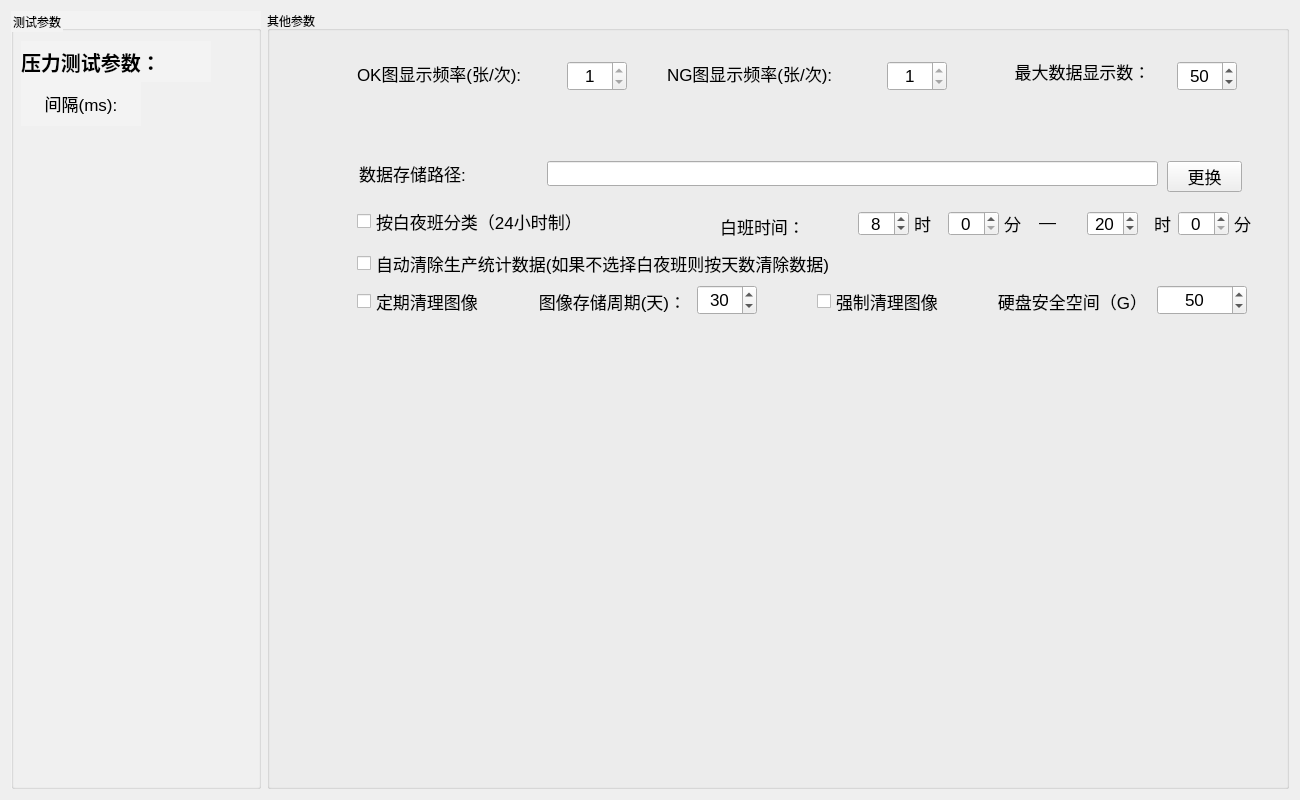
<?xml version="1.0" encoding="UTF-8"?>
<ui version="4.0">
 <class>MainParametricWindow</class>
 <widget class="QWidget" name="MainParametricWindow">
  <property name="geometry">
   <rect>
    <x>0</x>
    <y>0</y>
    <width>1300</width>
    <height>800</height>
   </rect>
  </property>
  <property name="windowTitle">
   <string>MainParametricWindow</string>
  </property>
  <layout class="QGridLayout" name="gridLayout">
   <item row="0" column="0">
    <widget class="QGroupBox" name="groupBox">
     <property name="minimumSize">
      <size>
       <width>250</width>
       <height>0</height>
      </size>
     </property>
     <property name="maximumSize">
      <size>
       <width>250</width>
       <height>16777215</height>
      </size>
     </property>
     <property name="styleSheet">
      <string notr="true">background-color: rgb(243, 243, 243);</string>
     </property>
     <property name="title">
      <string>测试参数</string>
     </property>
     <widget class="QLabel" name="label_3">
      <property name="geometry">
       <rect>
        <x>10</x>
        <y>30</y>
        <width>190</width>
        <height>41</height>
       </rect>
      </property>
      <property name="font">
       <font>
        <family>Arial</family>
        <pointsize>15</pointsize>
        <weight>75</weight>
        <bold>true</bold>
       </font>
      </property>
      <property name="text">
       <string>压力测试参数：</string>
      </property>
     </widget>
     <widget class="QLabel" name="label">
      <property name="geometry">
       <rect>
        <x>10</x>
        <y>70</y>
        <width>120</width>
        <height>45</height>
       </rect>
      </property>
      <property name="minimumSize">
       <size>
        <width>120</width>
        <height>45</height>
       </size>
      </property>
      <property name="maximumSize">
       <size>
        <width>120</width>
        <height>45</height>
       </size>
      </property>
      <property name="font">
       <font>
        <pointsize>13</pointsize>
       </font>
      </property>
      <property name="text">
       <string>间隔(ms):</string>
      </property>
      <property name="alignment">
       <set>Qt::AlignCenter</set>
      </property>
     </widget>
    </widget>
   </item>
   <item row="0" column="1">
    <widget class="QGroupBox" name="groupBox_alo">
     <property name="title">
      <string>其他参数</string>
     </property>
     <widget class="QLabel" name="label_2">
      <property name="geometry">
       <rect>
        <x>90</x>
        <y>50</y>
        <width>191</width>
        <height>25</height>
       </rect>
      </property>
      <property name="font">
       <font>
        <pointsize>13</pointsize>
       </font>
      </property>
      <property name="text">
       <string>OK图显示频率(张/次):</string>
      </property>
      <property name="alignment">
       <set>Qt::AlignLeading|Qt::AlignLeft|Qt::AlignVCenter</set>
      </property>
     </widget>
     <widget class="QLabel" name="label_4">
      <property name="geometry">
       <rect>
        <x>400</x>
        <y>50</y>
        <width>201</width>
        <height>25</height>
       </rect>
      </property>
      <property name="font">
       <font>
        <pointsize>13</pointsize>
       </font>
      </property>
      <property name="text">
       <string>NG图显示频率(张/次):</string>
      </property>
      <property name="alignment">
       <set>Qt::AlignLeading|Qt::AlignLeft|Qt::AlignVCenter</set>
      </property>
     </widget>
     <widget class="QLabel" name="label_5">
      <property name="geometry">
       <rect>
        <x>50</x>
        <y>150</y>
        <width>191</width>
        <height>25</height>
       </rect>
      </property>
      <property name="font">
       <font>
        <pointsize>13</pointsize>
       </font>
      </property>
      <property name="text">
       <string>数据存储路径:</string>
      </property>
      <property name="alignment">
       <set>Qt::AlignCenter</set>
      </property>
     </widget>
     <widget class="QLineEdit" name="workdata_savepath">
      <property name="geometry">
       <rect>
        <x>280</x>
        <y>150</y>
        <width>611</width>
        <height>25</height>
       </rect>
      </property>
      <property name="font">
       <font>
        <pointsize>13</pointsize>
       </font>
      </property>
      <property name="readOnly">
       <bool>true</bool>
      </property>
     </widget>
     <widget class="QPushButton" name="workdata_savapath_change">
      <property name="geometry">
       <rect>
        <x>900</x>
        <y>150</y>
        <width>75</width>
        <height>31</height>
       </rect>
      </property>
      <property name="font">
       <font>
        <pointsize>13</pointsize>
       </font>
      </property>
      <property name="text">
       <string>更换</string>
      </property>
     </widget>
     <widget class="QCheckBox" name="isdaynight">
      <property name="geometry">
       <rect>
        <x>90</x>
        <y>200</y>
        <width>251</width>
        <height>21</height>
       </rect>
      </property>
      <property name="font">
       <font>
        <pointsize>13</pointsize>
       </font>
      </property>
      <property name="text">
       <string>按白夜班分类（24小时制）</string>
      </property>
     </widget>
     <widget class="QLabel" name="label_6">
      <property name="geometry">
       <rect>
        <x>410</x>
        <y>200</y>
        <width>171</width>
        <height>31</height>
       </rect>
      </property>
      <property name="font">
       <font>
        <pointsize>13</pointsize>
       </font>
      </property>
      <property name="text">
       <string>白班时间：</string>
      </property>
      <property name="alignment">
       <set>Qt::AlignCenter</set>
      </property>
     </widget>
     <widget class="QLabel" name="label_7">
      <property name="geometry">
       <rect>
        <x>750</x>
        <y>190</y>
        <width>61</width>
        <height>41</height>
       </rect>
      </property>
      <property name="font">
       <font>
        <pointsize>13</pointsize>
       </font>
      </property>
      <property name="text">
       <string>—</string>
      </property>
      <property name="alignment">
       <set>Qt::AlignCenter</set>
      </property>
     </widget>
     <widget class="QSpinBox" name="day_House">
      <property name="geometry">
       <rect>
        <x>591</x>
        <y>200</y>
        <width>51</width>
        <height>25</height>
       </rect>
      </property>
      <property name="font">
       <font>
        <pointsize>13</pointsize>
       </font>
      </property>
      <property name="layoutDirection">
       <enum>Qt::LeftToRight</enum>
      </property>
      <property name="alignment">
       <set>Qt::AlignCenter</set>
      </property>
      <property name="maximum">
       <number>24</number>
      </property>
      <property name="value">
       <number>8</number>
      </property>
     </widget>
     <widget class="QLabel" name="label_8">
      <property name="geometry">
       <rect>
        <x>640</x>
        <y>200</y>
        <width>31</width>
        <height>25</height>
       </rect>
      </property>
      <property name="font">
       <font>
        <pointsize>13</pointsize>
       </font>
      </property>
      <property name="text">
       <string>时</string>
      </property>
      <property name="alignment">
       <set>Qt::AlignCenter</set>
      </property>
     </widget>
     <widget class="QLabel" name="label_9">
      <property name="geometry">
       <rect>
        <x>730</x>
        <y>200</y>
        <width>31</width>
        <height>25</height>
       </rect>
      </property>
      <property name="font">
       <font>
        <pointsize>13</pointsize>
       </font>
      </property>
      <property name="text">
       <string>分</string>
      </property>
      <property name="alignment">
       <set>Qt::AlignCenter</set>
      </property>
     </widget>
     <widget class="QSpinBox" name="day_min">
      <property name="geometry">
       <rect>
        <x>681</x>
        <y>200</y>
        <width>51</width>
        <height>25</height>
       </rect>
      </property>
      <property name="font">
       <font>
        <pointsize>13</pointsize>
       </font>
      </property>
      <property name="alignment">
       <set>Qt::AlignCenter</set>
      </property>
      <property name="maximum">
       <number>60</number>
      </property>
     </widget>
     <widget class="QLabel" name="label_10">
      <property name="geometry">
       <rect>
        <x>880</x>
        <y>200</y>
        <width>31</width>
        <height>25</height>
       </rect>
      </property>
      <property name="font">
       <font>
        <pointsize>13</pointsize>
       </font>
      </property>
      <property name="text">
       <string>时</string>
      </property>
      <property name="alignment">
       <set>Qt::AlignCenter</set>
      </property>
     </widget>
     <widget class="QSpinBox" name="night_House">
      <property name="geometry">
       <rect>
        <x>820</x>
        <y>200</y>
        <width>51</width>
        <height>25</height>
       </rect>
      </property>
      <property name="font">
       <font>
        <pointsize>13</pointsize>
       </font>
      </property>
      <property name="alignment">
       <set>Qt::AlignCenter</set>
      </property>
      <property name="suffix">
       <string/>
      </property>
      <property name="prefix">
       <string/>
      </property>
      <property name="minimum">
       <number>0</number>
      </property>
      <property name="maximum">
       <number>24</number>
      </property>
      <property name="value">
       <number>20</number>
      </property>
     </widget>
     <widget class="QSpinBox" name="night_min">
      <property name="geometry">
       <rect>
        <x>911</x>
        <y>200</y>
        <width>51</width>
        <height>25</height>
       </rect>
      </property>
      <property name="font">
       <font>
        <pointsize>13</pointsize>
       </font>
      </property>
      <property name="alignment">
       <set>Qt::AlignCenter</set>
      </property>
      <property name="maximum">
       <number>60</number>
      </property>
     </widget>
     <widget class="QLabel" name="label_11">
      <property name="geometry">
       <rect>
        <x>960</x>
        <y>200</y>
        <width>31</width>
        <height>25</height>
       </rect>
      </property>
      <property name="font">
       <font>
        <pointsize>13</pointsize>
       </font>
      </property>
      <property name="text">
       <string>分</string>
      </property>
      <property name="alignment">
       <set>Qt::AlignCenter</set>
      </property>
     </widget>
     <widget class="QCheckBox" name="autoclear_production">
      <property name="geometry">
       <rect>
        <x>90</x>
        <y>240</y>
        <width>921</width>
        <height>25</height>
       </rect>
      </property>
      <property name="font">
       <font>
        <pointsize>13</pointsize>
       </font>
      </property>
      <property name="text">
       <string>自动清除生产统计数据(如果不选择白夜班则按天数清除数据)</string>
      </property>
     </widget>
     <widget class="QSpinBox" name="max_data">
      <property name="geometry">
       <rect>
        <x>910</x>
        <y>50</y>
        <width>60</width>
        <height>30</height>
       </rect>
      </property>
      <property name="font">
       <font>
        <pointsize>13</pointsize>
       </font>
      </property>
      <property name="layoutDirection">
       <enum>Qt::LeftToRight</enum>
      </property>
      <property name="alignment">
       <set>Qt::AlignCenter</set>
      </property>
      <property name="suffix">
       <string/>
      </property>
      <property name="minimum">
       <number>1</number>
      </property>
      <property name="maximum">
       <number>300</number>
      </property>
      <property name="value">
       <number>50</number>
      </property>
     </widget>
     <widget class="QLabel" name="label_12">
      <property name="geometry">
       <rect>
        <x>730</x>
        <y>40</y>
        <width>171</width>
        <height>41</height>
       </rect>
      </property>
      <property name="font">
       <font>
        <pointsize>13</pointsize>
       </font>
      </property>
      <property name="text">
       <string>最大数据显示数：</string>
      </property>
      <property name="alignment">
       <set>Qt::AlignCenter</set>
      </property>
     </widget>
     <widget class="QLabel" name="label_13">
      <property name="geometry">
       <rect>
        <x>260</x>
        <y>270</y>
        <width>171</width>
        <height>41</height>
       </rect>
      </property>
      <property name="font">
       <font>
        <pointsize>13</pointsize>
       </font>
      </property>
      <property name="text">
       <string>图像存储周期(天)：</string>
      </property>
      <property name="alignment">
       <set>Qt::AlignCenter</set>
      </property>
     </widget>
     <widget class="QSpinBox" name="picture_day">
      <property name="geometry">
       <rect>
        <x>430</x>
        <y>274</y>
        <width>60</width>
        <height>30</height>
       </rect>
      </property>
      <property name="font">
       <font>
        <pointsize>13</pointsize>
       </font>
      </property>
      <property name="layoutDirection">
       <enum>Qt::LeftToRight</enum>
      </property>
      <property name="alignment">
       <set>Qt::AlignCenter</set>
      </property>
      <property name="suffix">
       <string/>
      </property>
      <property name="minimum">
       <number>1</number>
      </property>
      <property name="maximum">
       <number>365</number>
      </property>
      <property name="value">
       <number>30</number>
      </property>
     </widget>
     <widget class="QCheckBox" name="isclearpicture">
      <property name="geometry">
       <rect>
        <x>90</x>
        <y>280</y>
        <width>161</width>
        <height>21</height>
       </rect>
      </property>
      <property name="font">
       <font>
        <pointsize>13</pointsize>
       </font>
      </property>
      <property name="text">
       <string>定期清理图像</string>
      </property>
     </widget>
     <widget class="QLabel" name="label_14">
      <property name="geometry">
       <rect>
        <x>720</x>
        <y>270</y>
        <width>171</width>
        <height>41</height>
       </rect>
      </property>
      <property name="font">
       <font>
        <pointsize>13</pointsize>
       </font>
      </property>
      <property name="text">
       <string>硬盘安全空间（G）</string>
      </property>
      <property name="alignment">
       <set>Qt::AlignCenter</set>
      </property>
     </widget>
     <widget class="QSpinBox" name="mustsize">
      <property name="geometry">
       <rect>
        <x>890</x>
        <y>274</y>
        <width>90</width>
        <height>30</height>
       </rect>
      </property>
      <property name="font">
       <font>
        <pointsize>13</pointsize>
       </font>
      </property>
      <property name="layoutDirection">
       <enum>Qt::LeftToRight</enum>
      </property>
      <property name="alignment">
       <set>Qt::AlignCenter</set>
      </property>
      <property name="suffix">
       <string/>
      </property>
      <property name="minimum">
       <number>1</number>
      </property>
      <property name="maximum">
       <number>999999999</number>
      </property>
      <property name="value">
       <number>50</number>
      </property>
     </widget>
     <widget class="QCheckBox" name="ismustclear">
      <property name="geometry">
       <rect>
        <x>550</x>
        <y>280</y>
        <width>161</width>
        <height>21</height>
       </rect>
      </property>
      <property name="font">
       <font>
        <pointsize>13</pointsize>
       </font>
      </property>
      <property name="text">
       <string>强制清理图像</string>
      </property>
     </widget>
     <widget class="QSpinBox" name="okprice">
      <property name="geometry">
       <rect>
        <x>300</x>
        <y>50</y>
        <width>60</width>
        <height>30</height>
       </rect>
      </property>
      <property name="font">
       <font>
        <pointsize>13</pointsize>
       </font>
      </property>
      <property name="layoutDirection">
       <enum>Qt::LeftToRight</enum>
      </property>
      <property name="alignment">
       <set>Qt::AlignCenter</set>
      </property>
      <property name="suffix">
       <string/>
      </property>
      <property name="minimum">
       <number>1</number>
      </property>
      <property name="maximum">
       <number>1</number>
      </property>
      <property name="value">
       <number>1</number>
      </property>
     </widget>
     <widget class="QSpinBox" name="ngprice">
      <property name="geometry">
       <rect>
        <x>620</x>
        <y>50</y>
        <width>60</width>
        <height>30</height>
       </rect>
      </property>
      <property name="font">
       <font>
        <pointsize>13</pointsize>
       </font>
      </property>
      <property name="layoutDirection">
       <enum>Qt::LeftToRight</enum>
      </property>
      <property name="alignment">
       <set>Qt::AlignCenter</set>
      </property>
      <property name="suffix">
       <string/>
      </property>
      <property name="minimum">
       <number>1</number>
      </property>
      <property name="maximum">
       <number>1</number>
      </property>
      <property name="value">
       <number>1</number>
      </property>
     </widget>
    </widget>
   </item>
  </layout>
 </widget>
 <layoutdefault spacing="6" margin="11"/>
 <resources/>
 <connections/>
</ui>
